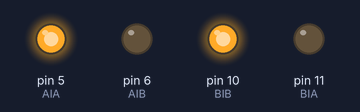
The sketch below on a simulated Arduino Uno, built with avr-gcc and run on an emulated ATmega328P. On the bench: output pins drawn as LEDs (lit = HIGH).

Above: at 0.1 s.
Timing chart, 0 to 1.6 s (numbered marks = the images above):
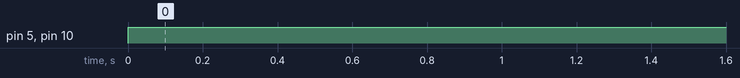

The sketch:

car_go.ino
```cpp
int AIB = 6 ;
int AIA = 5 ;
int BIB = 10 ;
int BIA = 11 ;
void setup() {
 pinMode(AIB,OUTPUT);
 pinMode(AIA,OUTPUT);
 pinMode(BIA,OUTPUT);
 pinMode(BIB,OUTPUT);

}

void loop() {
  analogWrite(AIB,0);
  analogWrite(AIA,255);
  analogWrite(BIB,255);
  analogWrite(BIA,0);
}
```

Measured:
- by itself, pin 5 (AIA), pin 10 (BIB): LOW → HIGH at 0.00 s
